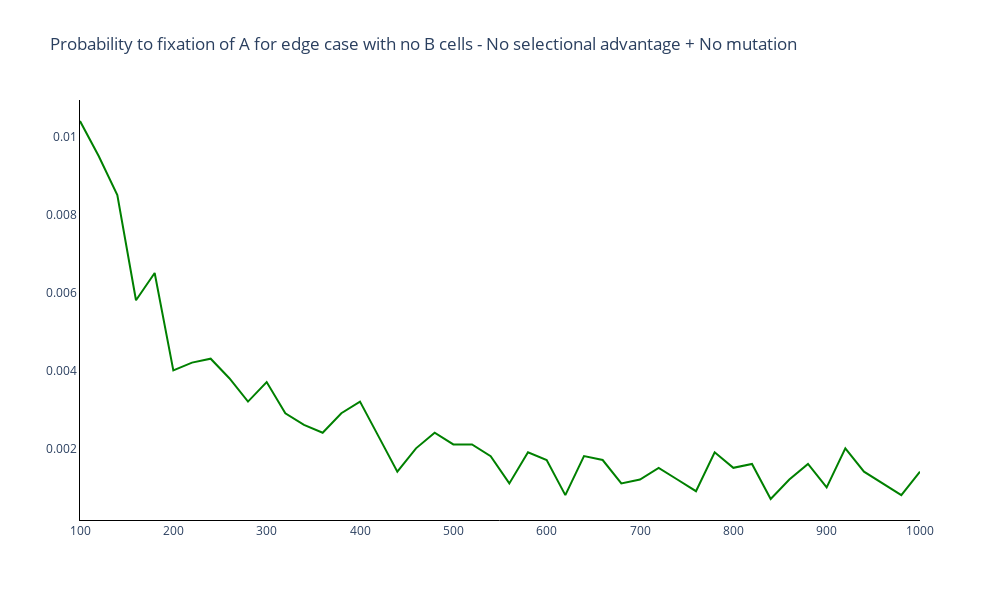

Notebook source saved alongside this figure:
### Markdown cell above
### Plot probability to fixation of A

### Code cell
# Trace names - represent the transition probabilities used for the simulation
fig = go.Figure()

# Add traces of the transition probabilities
fig.add_trace(
    go.Scatter(
        y = prob_fix,
        x = choices_N,
        mode = 'lines',
        line_color = colours[2]
    )
)

fig.update_layout(
    title='Probability to fixation of A for edge case with no B cells - No selectional advantage + No mutation',
    width=1000, 
    height=600,
    plot_bgcolor='white',
    xaxis=dict(linecolor='black'),
    yaxis=dict(linecolor='black'),
    )

### Figure 1 — Plotly figure (JSON) as saved in the notebook; plotly's stock layout.template omitted (floating-point values rounded to 4 significant figures)
{"data": [{"line": {"color": "green"}, "mode": "lines", "type": "scatter", "x": [100, 120, 140, 160, 180, 200, 220, 240, 260, 280, 300, 320, 340, 360, 380, 400, 420, 440, 460, 480, 500, 520, 540, 560, 580, 600, 620, 640, 660, 680, 700, 720, 740, 760, 780, 800, 820, 840, 860, 880, 900, 920, 940, 960, 980, 1000], "y": [0.0104, 0.0095, 0.0085, 0.0058, 0.0065, 0.004, 0.0042, 0.0043, 0.0038, 0.0032, 0.0037, 0.0029, 0.0026, 0.0024, 0.0029, 0.0032, 0.0023, 0.0014, 0.002, 0.0024, 0.0021, 0.0021, 0.0018, 0.0011, 0.0019, 0.0017, 0.0008, 0.0018, 0.0017, 0.0011, 0.0012, 0.0015, 0.0012, 0.0009, 0.0019, 0.0015, 0.0016, 0.0007, 0.0012, 0.0016, 0.001, 0.002, 0.0014, 0.0011, 0.0008, 0.0014]}], "layout": {"height": 600, "plot_bgcolor": "white", "title": {"text": "Probability to fixation of A for edge case with no B cells - No selectional advantage + No mutation"}, "width": 1000, "xaxis": {"linecolor": "black"}, "yaxis": {"linecolor": "black"}}}
